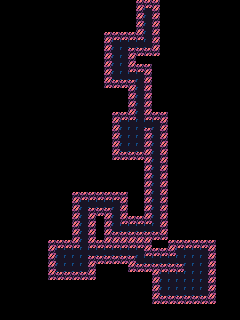

Tiled map render using the project's own tile images. Description and the whole map definition, tile-layer contents included, below:
An orthogonal 30x40 tile map with 8x8 px tiles, 1 tile layer (Прошарок плиток 1).

<map version="1.10" tiledversion="1.10.2" orientation="orthogonal" renderorder="right-down" width="30" height="40" tilewidth="8" tileheight="8" infinite="0" nextlayerid="2" nextobjectid="1">
 <tileset firstgid="1" source="tiles88.tsx" />
 <layer id="1" name="Прошарок плиток 1" width="30" height="40">
  <data encoding="csv">
0,0,0,0,0,0,0,0,0,0,0,0,0,0,0,0,0,386,386,386,0,0,0,0,0,0,0,0,0,0,
0,0,0,0,0,0,0,0,0,0,0,0,0,0,0,0,0,386,411,386,0,0,0,0,0,0,0,0,0,0,
0,0,0,0,0,0,0,0,0,0,0,0,0,0,0,0,0,386,411,386,0,0,0,0,0,0,0,0,0,0,
0,0,0,0,0,0,0,0,0,0,0,0,0,0,0,0,0,386,411,386,0,0,0,0,0,0,0,0,0,0,
0,0,0,0,0,0,0,0,0,0,0,0,0,386,386,386,386,386,411,386,0,0,0,0,0,0,0,0,0,0,
0,0,0,0,0,0,0,0,0,0,0,0,0,386,411,411,411,411,411,386,0,0,0,0,0,0,0,0,0,0,
0,0,0,0,0,0,0,0,0,0,0,0,0,386,411,411,386,386,386,386,0,0,0,0,0,0,0,0,0,0,
0,0,0,0,0,0,0,0,0,0,0,0,0,386,411,411,386,0,0,0,0,0,0,0,0,0,0,0,0,0,
0,0,0,0,0,0,0,0,0,0,0,0,0,386,411,411,386,386,386,0,0,0,0,0,0,0,0,0,0,0,
0,0,0,0,0,0,0,0,0,0,0,0,0,386,411,411,411,411,386,0,0,0,0,0,0,0,0,0,0,0,
0,0,0,0,0,0,0,0,0,0,0,0,0,386,386,386,386,411,386,0,0,0,0,0,0,0,0,0,0,0,
0,0,0,0,0,0,0,0,0,0,0,0,0,0,0,0,386,411,386,0,0,0,0,0,0,0,0,0,0,0,
0,0,0,0,0,0,0,0,0,0,0,0,0,0,0,0,386,411,386,0,0,0,0,0,0,0,0,0,0,0,
0,0,0,0,0,0,0,0,0,0,0,0,0,0,0,0,386,411,386,0,0,0,0,0,0,0,0,0,0,0,
0,0,0,0,0,0,0,0,0,0,0,0,0,0,386,386,386,411,386,386,386,0,0,0,0,0,0,0,0,0,
0,0,0,0,0,0,0,0,0,0,0,0,0,0,386,411,411,411,411,411,386,0,0,0,0,0,0,0,0,0,
0,0,0,0,0,0,0,0,0,0,0,0,0,0,386,411,411,411,386,411,386,0,0,0,0,0,0,0,0,0,
0,0,0,0,0,0,0,0,0,0,0,0,0,0,386,411,411,411,386,411,386,0,0,0,0,0,0,0,0,0,
0,0,0,0,0,0,0,0,0,0,0,0,0,0,386,411,411,411,386,411,386,0,0,0,0,0,0,0,0,0,
0,0,0,0,0,0,0,0,0,0,0,0,0,0,386,386,386,386,386,411,386,0,0,0,0,0,0,0,0,0,
0,0,0,0,0,0,0,0,0,0,0,0,0,0,0,0,0,0,386,411,386,0,0,0,0,0,0,0,0,0,
0,0,0,0,0,0,0,0,0,0,0,0,0,0,0,0,0,0,386,411,386,0,0,0,0,0,0,0,0,0,
0,0,0,0,0,0,0,0,0,0,0,0,0,0,0,0,0,0,386,411,386,0,0,0,0,0,0,0,0,0,
0,0,0,0,0,0,0,0,0,0,0,0,0,0,0,0,0,0,386,411,386,0,0,0,0,0,0,0,0,0,
0,0,0,0,0,0,0,0,0,386,386,386,386,386,386,386,0,0,386,411,386,0,0,0,0,0,0,0,0,0,
0,0,0,0,0,0,0,0,0,386,411,411,411,411,411,386,0,0,386,411,386,0,0,0,0,0,0,0,0,0,
0,0,0,0,0,0,0,0,0,386,411,386,386,386,411,386,0,0,386,411,386,0,0,0,0,0,0,0,0,0,
0,0,0,0,0,0,0,0,0,386,411,386,0,386,411,386,386,386,386,411,386,0,0,0,0,0,0,0,0,0,
0,0,0,0,0,0,0,0,0,386,411,386,0,386,411,411,411,411,411,411,386,0,0,0,0,0,0,0,0,0,
0,0,0,0,0,0,0,0,0,386,411,386,0,386,386,386,386,386,386,386,386,0,0,0,0,0,0,0,0,0,
0,0,0,0,0,0,386,386,386,386,411,386,386,386,386,386,386,386,386,0,0,386,386,386,386,386,386,0,0,0,
0,0,0,0,0,0,386,411,411,411,411,411,411,411,411,411,411,411,386,386,386,386,411,411,411,411,386,0,0,0,
0,0,0,0,0,0,386,411,411,411,411,386,386,386,386,386,386,411,411,411,411,411,411,411,411,411,386,0,0,0,
0,0,0,0,0,0,386,411,411,411,411,386,0,0,0,0,386,386,386,386,386,386,386,411,411,411,386,0,0,0,
0,0,0,0,0,0,386,386,386,386,386,386,0,0,0,0,0,0,0,386,411,411,411,411,411,411,386,0,0,0,
0,0,0,0,0,0,0,0,0,0,0,0,0,0,0,0,0,0,0,386,411,411,411,411,411,411,386,0,0,0,
0,0,0,0,0,0,0,0,0,0,0,0,0,0,0,0,0,0,0,386,411,411,411,411,411,411,386,0,0,0,
0,0,0,0,0,0,0,0,0,0,0,0,0,0,0,0,0,0,0,386,386,386,386,386,386,386,386,0,0,0,
0,0,0,0,0,0,0,0,0,0,0,0,0,0,0,0,0,0,0,0,0,0,0,0,0,0,0,0,0,0,
0,0,0,0,0,0,0,0,0,0,0,0,0,0,0,0,0,0,0,0,0,0,0,0,0,0,0,0,0,0
</data>
 </layer>
</map>
